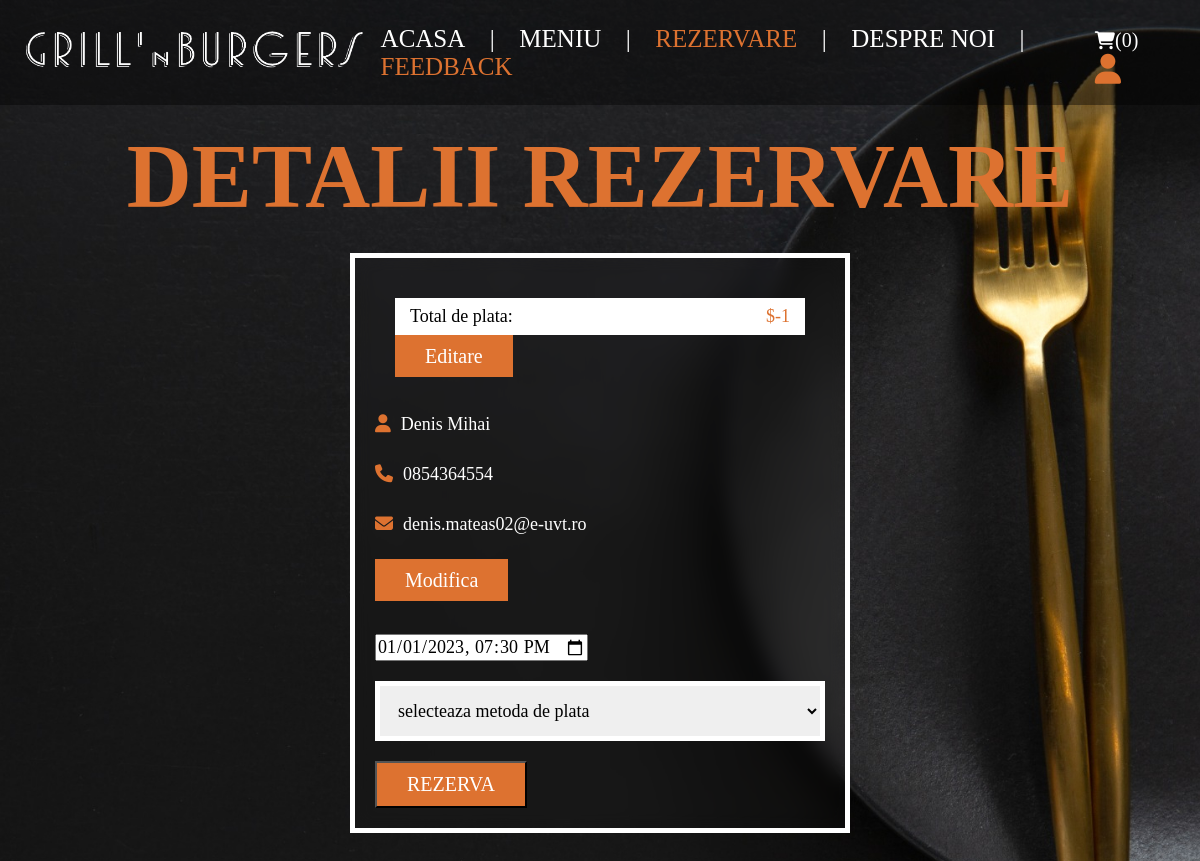
Page /checkout.php (signed in) on the committed database.
### tables this page shows
CREATE TABLE `users` (
  `id` int(100) NOT NULL,
  `name` varchar(20) NOT NULL,
  `email` varchar(50) NOT NULL,
  `number` varchar(10) NOT NULL,
  `password` varchar(50) NOT NULL,
  `address` varchar(500) NOT NULL
);

### checkout.php (the view, shortened to what this page needs)
<?php
include 'components/connect.php';
?>
<!DOCTYPE html>
<html lang="en">
<head>
   <link rel="stylesheet" href="https://cdnjs.cloudflare.com/ajax/libs/font-awesome/6.1.1/css/all.min.css">
   <link rel="stylesheet" href="css/style.css">
   <link rel="stylesheet" href="css/header.css">
   <link rel="stylesheet" href="css/products.css">
   <link rel="stylesheet" href="css/contact.css">
   <link rel="stylesheet" href="css/checkout.css">
   <link rel="stylesheet" href="css/orders_forms.css">
</head>
<body style="background-image: url('./images/bg88.jpg')">
<?php include 'components/user_header.php'; ?>
<section class="checkout">
   <h1 class="title">Detalii rezervare</h1>
<form action="" method="post">
   <div class="cart-items">
      <?php
         $grand_total = 0;
      ?>
      <p class="grand-total"><span class="name" style="color:black">Total de plata:</span><span class="price">$<?= $grand_total-1; ?></span></p>
      <a href="cart.php" class="btn">Editare</a>
   </div>
   <div class="user-info">
      <p><i class="fas fa-user" style="color:#dd7230"></i><span><?= $fetch_profile['name'] ?></span></p>
      <p><i class="fas fa-phone" style="color:#dd7230"></i><span><?= $fetch_profile['number'] ?></span></p>
      <p><i class="fas fa-envelope" style="color:#dd7230"></i><span><?= $fetch_profile['email'] ?></span></p>
      <br><a href="update_profile.php" class="btn">modifica</a><br><br><br>
      <input type="datetime-local" id="meeting-time" name="meeting-time"
       value="2023-01-01T19:30" min="2023-01-01T19:30" max="2099-12-12T19:30"
       style="color: black">
       <br>
      <select name="method" class="box" required>
         <option value="" disabled selected>selecteaza metoda de plata</option>
      </select>
      <input type="submit" value="REZERVA" class="btn" name="submit">
   </div>
</form>
</section>
</body>
</html>

### css/style.css (style rules this page uses)
html { margin: 0; height: 100%; font-size: 62.5%; overflow-x: hidden; scroll-behavior: smooth; stop-opacity: 7rem; }
body { height: 100%; width: 100%; margin: 0; background-size: cover; background-repeat: no-repeat; background-attachment: fixed; background-position: center; }
* { scroll-behavior: smooth; font-family: 'Raleway', 'bold'; font-size: 18px; box-sizing: border-box; text-decoration: none; color: white; margin: 0; padding: 0; scroll-margin-block: 100px; }
section { margin:0 auto; max-width: 1200px; padding:2rem; }
.title { text-align: center; margin-bottom: 2.5rem; font-size: 9rem; color:#dd7230; text-transform: uppercase; text-underline-offset: 1rem; }
.btn, .delete-btn { margin-top: 1rem; font-size: 2rem; margin-top:1rem; padding:1rem 3rem; cursor: pointer; text-transform: capitalize; transition: .2s linear; }
.btn { background-color: #dd7230; color:white; }

### css/header.css (style rules this page uses)
html, body { height: 100%; width: 100%; margin: 0; }
section { height: 100%; width: 100%; }
section:nth-child(2) { background-repeat: no-repeat; background-attachment: fixed; background-size: 100% 100%; }

### css/checkout.css (style rules this page uses)
.checkout form { max-width: 50rem; backdrop-filter: blur(10px); margin:0 auto; border:0.5rem solid white; padding:2rem; }
.checkout form .cart-items { padding:2rem; padding-top: 1rem; padding-bottom: 3rem; }
.checkout form .cart-items p { display: flex; align-items: center; gap:1.5rem; justify-content: space-between; margin:1rem 0; line-height: 1.5; font-size: 2rem; }
.checkout form .cart-items p .name { color:white; }
.checkout form .cart-items p .price { color:#dd7230; }
.checkout form .cart-items .grand-total { background-color: white; color: black; padding:.5rem 1.5rem; }
.checkout form .cart-items .grand-total .price { color:#dd7230; }
.checkout form .user-info p { font-size: 2rem; color: white; line-height: 1.5; padding:1rem 0; }
.checkout form .user-info p i { color:white; margin-right: 1rem; }
.checkout form .user-info p span { color:white; }
.checkout form .user-info .box { width: 100%; border: 0.5rem solid white; color: black; padding:1.4rem; margin-top: 2rem; margin-bottom: 1rem; font-size: 1.8rem; }

### rows in the picture
users: name "Denis Mihai", number "0854364554", email "denis.mateas02@e-uvt.ro"

### other values in the picture
$total_cart_items "0"
$grand_total-1 "-1"
